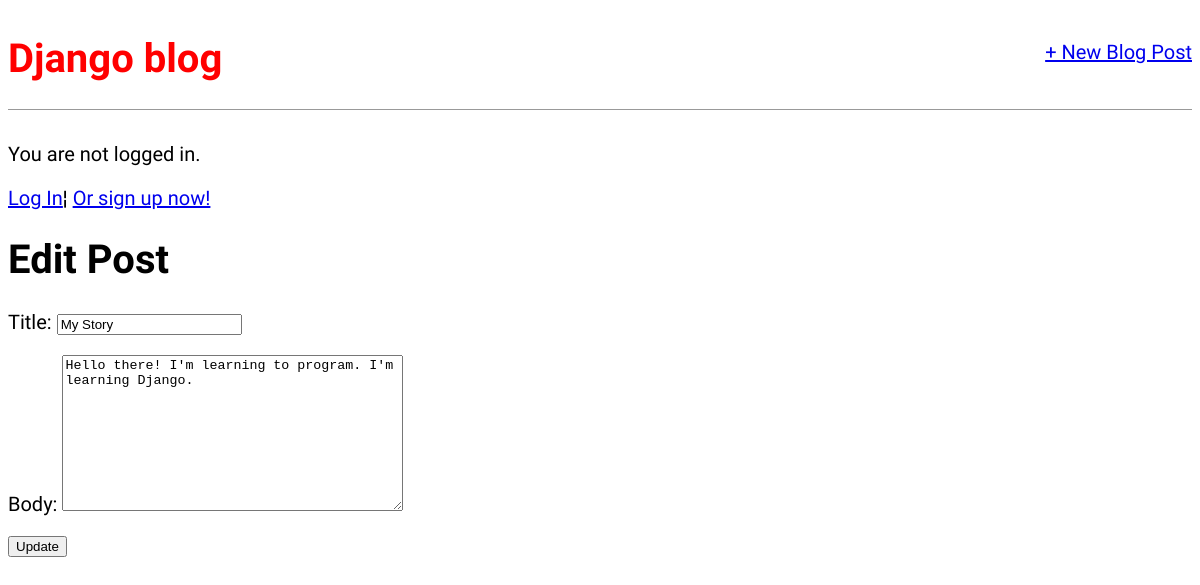
The app's page /post/1/edit/ with its own data.
### Blog/models.py (models this page shows, shortened)
class Post(models.Model):
    title = models.CharField(max_length=200)
    author = models.ForeignKey("auth.User", on_delete=models.CASCADE)
    body = models.TextField()

### Blog/views.py (the view)
# urls.py: path("post/<int:pk>/edit/", BlogUpdateView.as_view(), name="post_edit"),
class BlogUpdateView(UpdateView):
    model = Post
    template_name = "post_edit.html"
    fields = ["title", "body"]

### templates/post_edit.html (shortened to what this page needs)
{% extends 'base.html' %}
{% block content %}
<h1>Edit Post</h1>
<form action="" method="POST">
    {{form.as_p}}
<input type="submit" value="Update">
</form>
{% endblock content %}

### static/css/base.css (style rules this page uses)
body { font-family: 'Source Sans Pro', sans-serif; font-size: 20px; }

### records on screen
Post: title "My Story", body "Hello there! I'm learning to program. I'm learning Django."
